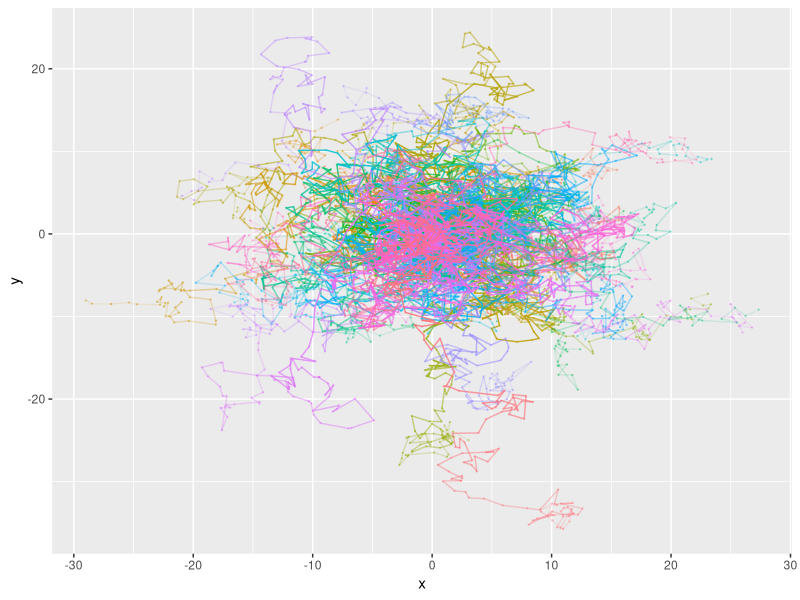
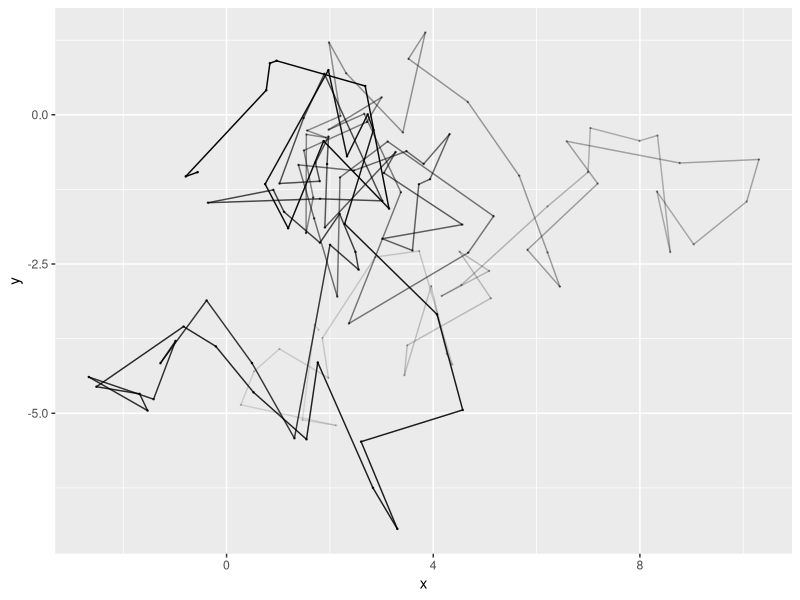

Write R code to recreate these figures, in order.
#Brownian motion problem revisited with new visualization mappings
library(ggplot2)


set.seed(123)

#prepare data 2D
n=64
n_step = 128
tune_mean = 0
tune_sd = 1

xyDf = NULL

for(i in 1:n){
  xyDf=rbind(xyDf,data.frame(t = 1:n_step,x = cumsum(rnorm(n_step,mean = tune_mean,sd = tune_sd)),y = cumsum(rnorm(n_step,mean = tune_mean,sd = tune_sd)),n = rep(i,n_step)))
}
xyDf$n = factor(xyDf$n)

g = ggplot(data = xyDf,aes(x = x,y = y,group =n,color = n)) + geom_point(alpha = .3,size = .2) +geom_path(aes(alpha = -t)) + theme(legend.position = "none")#+ scale_color_distiller(palette = "Spectral")
g

g2 = ggplot(data = xyDf[xyDf$n==1,],aes(x = x,y = y,alpha = -t)) + geom_point(size = .2) +geom_path() + theme(legend.position = "none")#+ scale_color_distiller(palette = "Spectral")
g2

